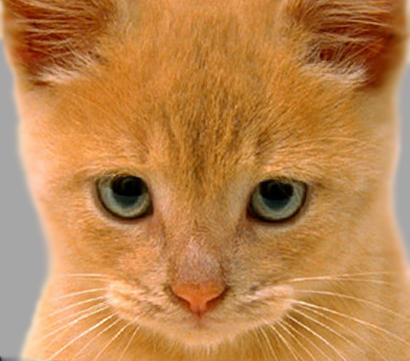
#> input picture html/data/cat.bmp, 410 x 361 px, found by its file name
$ python test_filter.py
#> lines starting #> are read from the running program, lines starting #| are printed output that depends on the picture
import numpy as np
import cv2


def my_imfilter( image, filter ):
    # This function is intended to behave like the built in function cv2.filter2D()

    # Your function should work for color images. Simply filter each color
    # channel independently.

    # Your function should work for filters of any width and height
    # combination, as long as the width and height are odd (e.g. 1, 7, 9). This
    # restriction makes it unambigious which pixel in the filter is the center
    # pixel.

    # Boundary handling can be tricky. The filter can't be centered on pixels
    # at the image boundary without parts of the filter being out of bounds.
    # You should simply recreate the default behavior of filter2D -- pad the input image with zeros, and
    # return a filtered image which matches the input resolution. A better
    # approach is to mirror the image content over the boundaries for padding.

    # # Uncomment if you want to simply call filter2D so you can see the desired
    # # behavior. When you write your actual solution, you can't use imfilter,
    # # filter2, conv2, etc. Simply loop over all the pixels and do the actual
    # # computation. It might be slow.

    #print(a.dtype)

    ################
    # Your code here
    ################
    return cv2.filter2D(image, -1, filter)


test_image = cv2.imread('../data/cat.bmp')
#> test_image is the input picture: shape (361, 410, 3); mean B, G, R 77.1, 132.5, 188.3
test_image = cv2.resize(test_image, (0,0), fx=0.5, fy=0.5, interpolation=cv2.INTER_LINEAR) ;
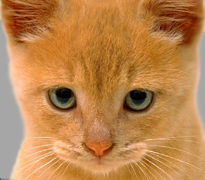
#> test_image: shape (180, 205, 3); mean B, G, R 77.2, 132.6, 188.4
cv2.imshow("test",test_image)


## Identify filter
#This filter should do nothing regardless of the padding method you use.
identity_filter = np.zeros((3,3),np.float32)
identity_filter[2,2] = 1

identity_image = my_imfilter(test_image,identity_filter);

cv2.imshow("identity",identity_image)


## Small blur with a box filter
#This filter should remove some high frequencies
blur_filter = np.ones((3,3),np.float32)
blur_filter = blur_filter / sum(sum(blur_filter)) #making the filter sum to 1

blur_image = my_imfilter(test_image,blur_filter)
cv2.imshow("blur",blur_image)

# Large blur
# This blur would be slow to do directly, so we instead use the fact that
# Gaussian blurs are separable and blur sequentially in each direction.

# gaussian_filter = np.array([0.001133,0.002316,0.00445,0.008033,0.013627,0.021724,0.032542,0.04581
# ,0.0606,0.075333,0.088001,0.096603,0.099654,0.096603,
# 0.088001,0.075333,0.0606,0.04581,0.032542,0.021724,0.013627,0.008033,0.00445,0.002316,0.001133]);
gaussian_filter = np.array([0.001133,0.002316,0.00445,0.008033,0.013627,0.021724,0.032542,0.04581
 ,0.0606,0.075333,0.088001,0.096603,0.099654,0.096603,
 0.088001,0.075333,0.0606,0.04581,0.032542,0.021724,0.013627,0.008033,0.00445,0.002316,0.001133]);


large_blur_image = my_imfilter(test_image,gaussian_filter);

large_blur_image = np.transpose(large_blur_image,(1,0,2));
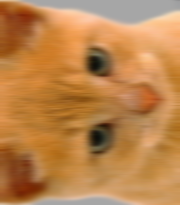
#> large_blur_image: shape (205, 180, 3); mean B, G, R 77.2, 132.6, 188.3


large_blur_image = my_imfilter(large_blur_image,gaussian_filter);
large_blur_image = np.transpose(large_blur_image,(1,0,2));
#> large_blur_image: shape (180, 205, 3)

cv2.imshow("large_blur",large_blur_image);


## Oriented filter (Sobel Operator)
sobel_filter = np.array([[-1,0,1],[-2,0,2],[-1,0,1]]); #should respond to horizontal gradients
sobel_image = my_imfilter(test_image, sobel_filter);
#> in my_imfilter (call 5), `return cv2.filter2D(image, -1, filter)`:
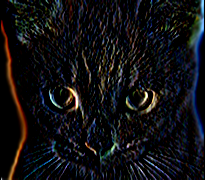
#> returned value: shape (180, 205, 3); mean of channels 0, 1, 2 19, 16.5, 16.8; drawn as B, G, R
cv2.imshow("sobel_image",sobel_image +0.5);
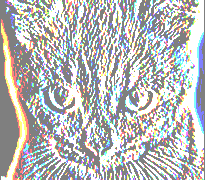
#> window 'sobel_image': shape (180, 205, 3); mean B, G, R 186.7, 186.9, 186.7
#0.5 added because the output image is centered around zero otherwise and mostly black

## High pass filter (Discrete Laplacian)
laplacian_filter = np.array([[0,1,0],[1,-4,1],[0,1,0]]);
laplacian_image = my_imfilter(test_image, laplacian_filter);
#> in my_imfilter (call 6), `return cv2.filter2D(image, -1, filter)`:
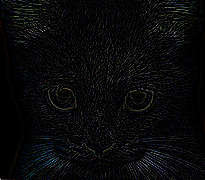
#> returned value: shape (180, 205, 3); mean of channels 0, 1, 2 9.6, 8.7, 8.4; drawn as B, G, R
cv2.imshow("laplacian_image",laplacian_image +0.5 );
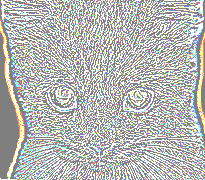
#> window 'laplacian_image': shape (180, 205, 3); mean B, G, R 187.5, 187.6, 187.2
#0.5 added because the output image is centered around zero otherwise and mostly black


# High pass "filter" alternative
high_pass_image = test_image - blur_image; #simply subtract the low frequency content
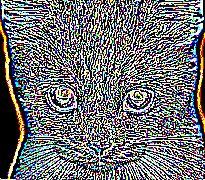
#> high_pass_image: shape (180, 205, 3); mean B, G, R 115, 112, 111.4
cv2.imshow("high_pass_image",high_pass_image );

cv2.waitKey(0);

$ run again, with html/data/dog.bmp copied over html/data/cat.bmp
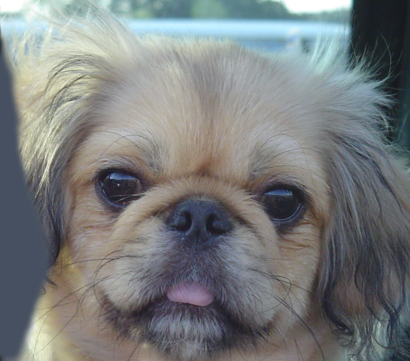
#> input picture html/data/dog.bmp, 410 x 361 px, found by its file name
#> test_image is the input picture: shape (361, 410, 3); mean B, G, R 125, 124.5, 121.2
#> test_image: shape (180, 205, 3)
#> `cv2.imshow("laplacian_image",laplacian_image +0.5 );`:
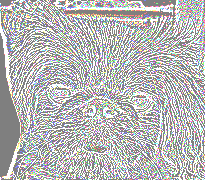
#> window 'laplacian_image': shape (180, 205, 3); mean B, G, R 185.5, 185.4, 185.4
#> `high_pass_image = test_image - blur_image;`:
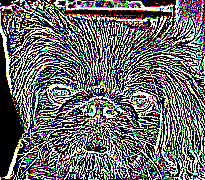
#> high_pass_image: shape (180, 205, 3); mean B, G, R 107.9, 105.6, 105.9
